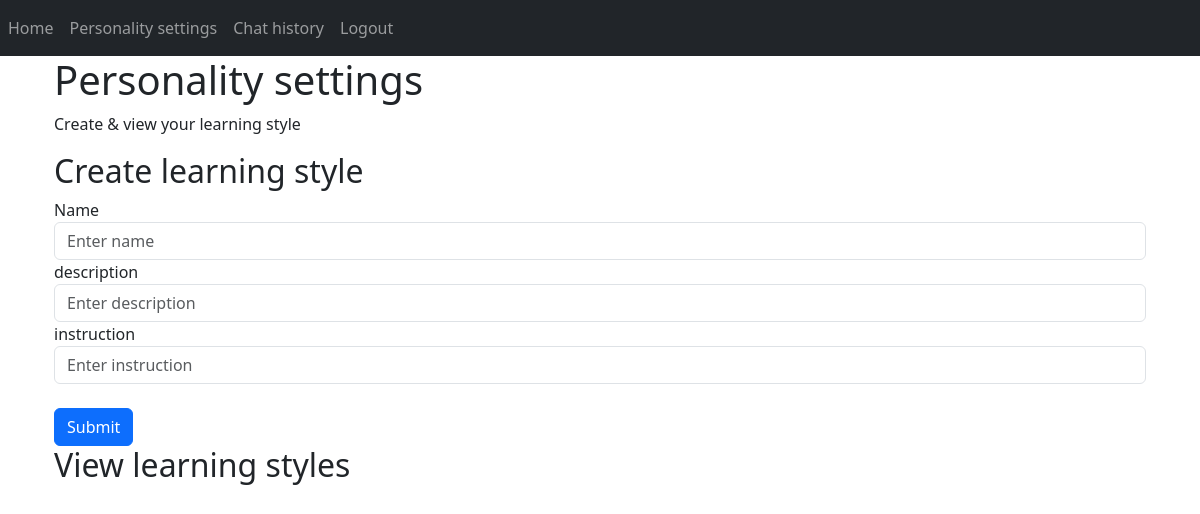
Before: /personality (signed in) with the older database file.
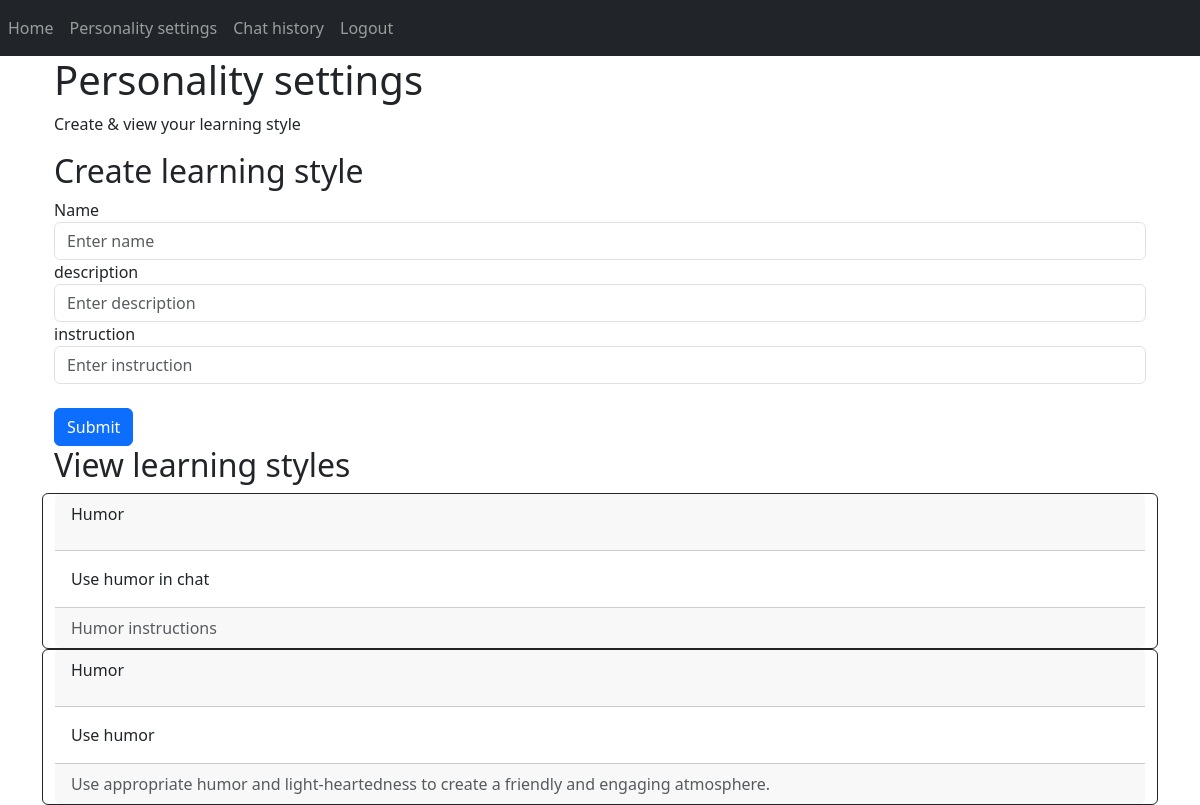
After: the same page with the newer database file.
### website/models.py (models this page shows)
class LearningStyle(db.Model):
    id = db.Column(db.Integer, primary_key=True)
    name = db.Column(db.Text, nullable=False)
    description = db.Column(db.String(350), nullable=False)
    instruction = db.Column(db.String, nullable=False)
    student = db.Column(db.Integer, db.ForeignKey('user.id', ondelete="CASCADE"), nullable=False)

### website/views.py (the view, shortened to what this page needs)
@views.route('/personality', methods=['POST', 'GET'])
@login_required
def personality():
    learningstyles = LearningStyle.query.filter_by(student=current_user.id).all()
    return render_template("personality.html", user=current_user, learningstyles=learningstyles)

### website/__init__.py (called while the page is built)
def create_app():
    app = Flask(__name__)
    app.config['SECRET_KEY'] = 'hjhjhdjas'
    app.config['SQLALCHEMY_DATABASE_URI'] = f'sqlite:///{DB_NAME}'
    db.init_app(app)
    from .views import views
    from .auth import auth
    app.register_blueprint(views, url_prefix='/')
    app.register_blueprint(auth, url_prefix='/')
    from .models import User, Chat, LearningStyle, Rubric
    with app.app_context():
        db.create_all()
    login_manager = LoginManager()
    login_manager.login_view = 'auth.login'
    login_manager.init_app(app)
    @login_manager.user_loader
    def load_user(id):
        return User.query.get(int(id))
    return app

### website/templates/personality.html
{% extends "base.html" %} {% block title %}Personality settings{% endblock %} {% block content %}
<div class="container">
    <div class="jumbotron">
        <h1>Personality settings</h1>
        <p class="indextext"> Create & view your learning style</p>
    </div>
    <div class="row">
        <h2>Create learning style</h2>
        <form method="POST">
            <div class="form-group">
                <label for="name">Name</label>
                <input type="text" class="form-control" id="name" name="name" placeholder="Enter name" />
                <label for="description">description</label>
                <input type="text" class="form-control" id="description" name="description" placeholder="Enter description" />
                <label for="instruction">instruction</label>
                <input type="text" class="form-control" id="instruction" name="instruction" placeholder="Enter instruction" />
            </div>
            <br />
            <button type="submit" class="btn btn-primary">Submit</button>
        </form>
    </div>
    <div class="row">
        <h2>View learning styles</h2>
        {% for learningstyle in learningstyles %}
        <div class="card border-dark">
            <div class="card-header d-flex justify-content-between align-items-center">
                <p>{{ learningstyle.name}}</p>
            </div>
            <div class="card-body">
                <div class="card-text">{{ learningstyle.description }}</div>
            </div>
            <div class="card-footer text-muted">{{ learningstyle.instruction }}</div>
        </div>
        {% endfor %}
    </div>
</div>
{% endblock %}

### website/templates/base.html (shortened to what this page needs)
<!DOCTYPE html>
<html>
<head>
    <link href="https://cdn.jsdelivr.net/npm/bootstrap@5.3.0/dist/css/bootstrap.min.css" rel="stylesheet"
>
</head>
<body>
    <nav class="navbar navbar-expand-lg navbar-dark bg-dark">
        <div class="collapse navbar-collapse" id="navbar">
            <div class="navbar-nav">
                {% if user.is_authenticated %}
                <a class="nav-item nav-link" id="home" href="/">Home</a>
                <a class="nav-item nav-link" id="personality" href="/personality">Personality settings</a>
                <a class="nav-item nav-link" id="chathistory" href="/chathistory">Chat history</a>
                <a class="nav-item nav-link" id="logout" href="/logout">Logout</a>
                {% else %}
                <a class="nav-item nav-link" id="login" href="/login">Login</a>
                <a class="nav-item nav-link" id="register" href="/register">Register</a>
                {% endif %}
            </div>
        </div>
    </nav>
    <div class="container">
        {% block content%}
        {% endblock %}
    </div>
</body>
</html>

Changed rows visible on the page:
added LearningStyle: name "Humor", description "Use humor in chat", instruction "Humor instructions"
added LearningStyle: name "Humor", description "Use humor", instruction "Use appropriate humor and light-heartedness to create a friendly and engaging atmosphere."
